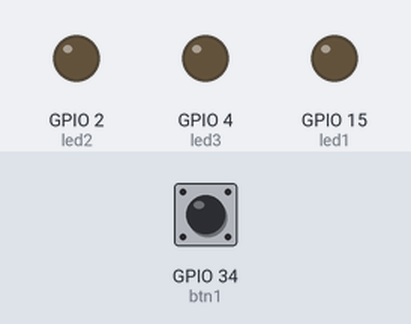
A sketch run on a simulated ESP32. On the bench: output pins drawn as LEDs (lit = HIGH). The test bench sets the inputs (shaded band); at power-on: GPIO 34 (btn1) LOW.

Above: at 1.2 s.
1.3 s: GPIO 34 (btn1) pulled HIGH for 0.15 s
At 1.8 s:
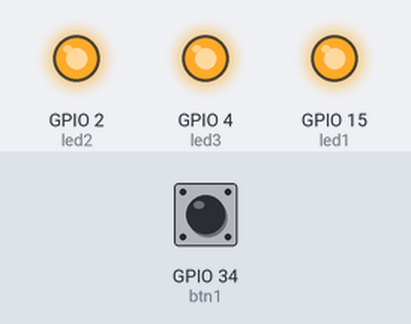
2.9 s: GPIO 34 (btn1) pulled HIGH for 1 s
At 4.3 s:
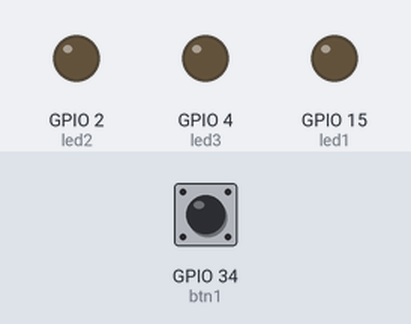
5.4 s: GPIO 34 (btn1) pulled HIGH for 3.2 s
At 6.2 s:
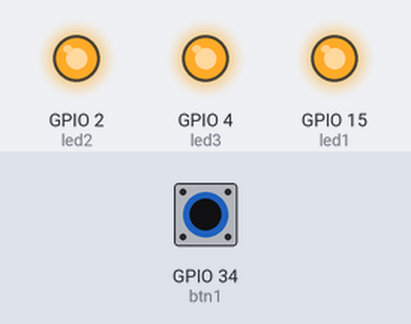
Timing chart, 0 to 8.4 s (numbered marks = the images above; inputs shaded):
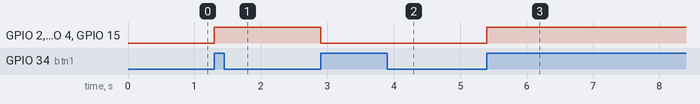

Measured:
- after the input at 1.3 s, GPIO 2 (led2), GPIO 4 (led3), GPIO 15 (led1): LOW → HIGH at once
- after the input at 2.9 s, GPIO 2 (led2), GPIO 4 (led3), GPIO 15 (led1): HIGH → LOW at once
- after the input at 5.4 s, GPIO 2 (led2), GPIO 4 (led3), GPIO 15 (led1): LOW → HIGH at once

The sketch:

Project1c_-_Buttons_and_LEDs.ino
```cpp
int btn1 = 34;
int led1 = 15;
int led2 = 2;
int led3 = 4;
int status = false;

void setup() {
  pinMode(btn1, INPUT);
  pinMode(led1, OUTPUT);
  pinMode(led2, OUTPUT);
  pinMode(led3, OUTPUT);
}

void loop() {

  if (digitalRead(btn1) == true) {
    status = !status;
    digitalWrite(led1, status);
    digitalWrite(led2, status);
    digitalWrite(led3, status);
  } while (digitalRead(btn1) == true);
  delay(50);
}
```
